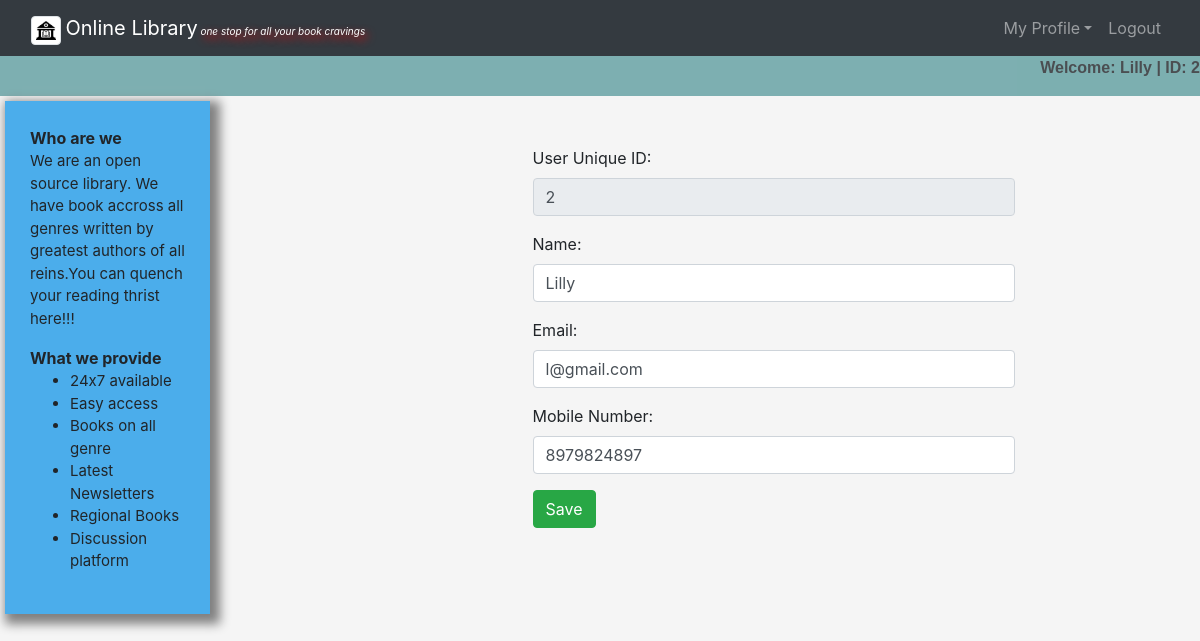
/user/edit_profile.php (signed in), run on the app's committed database.
### tables this page shows
CREATE TABLE `user` (
  `unid` int(50) NOT NULL,
  `name` varchar(20) NOT NULL,
  `email` varchar(50) NOT NULL,
  `password` varchar(20) NOT NULL,
  `Mobile` bigint(30) NOT NULL
);

### user/edit_profile.php (the view, shortened to what this page needs)
<?php
    require("us_common.php");
    $connection = mysqli_connect("localhost","root","");
    $name="";
    $email="";
    $mobno="";
	$query = "select * from user where unid = '$_SESSION[unid]'";
	$query_run = mysqli_query($connection,$query);
    while ($row = mysqli_fetch_assoc($query_run)){
        $unid= $row['unid'];
        $name= $row['name'];
        $email= $row['email'];
        $mobno= $row['Mobile'];
    }
?>
<!DOCTYPE html>
<html>
   <body>
            <div class="col-md-3 col-sm-12"></div>
            <div class="col-md-5 col-sm-12">
                   <form action="update.php" id=prof-form method="post">
                   <div class="form-group">
                            <label>User Unique ID:</label>
                            <input type="text" class="form-control" value="<?php echo $unid;?>" name="unid" disabled>
                        </div>
                        <div class="form-group">
                            <label>Name:</label>
                            <input type="text" class="form-control" value="<?php echo $name;?>" name="name">
                        </div>
                        <div class="form-group">
                            <label>Email:</label>
                            <input type="text" class="form-control" value="<?php echo $email;?>" name="email">
                        </div>
                        <div class="form-group">
                            <label>Mobile Number:</label>
                            <input type="text" class="form-control" value="<?php echo $mobno;?>" name="mobile">
                        </div>
                        <button class="btn btn-success" type="submit" name="update">Save</button>
                   </form>
            </div>
    </body>
</html>

### user/style.css (style rules this page uses)
body { background-color: whitesmoke; }
#prof-form { margin-top: 50px; }

### data on the page
user: unid "2", name "Lilly", email "l@gmail.com", mobile "8979824897"

### other printed values
$_SESSION['name'] "Lilly"
$_SESSION['unid'] "2"
